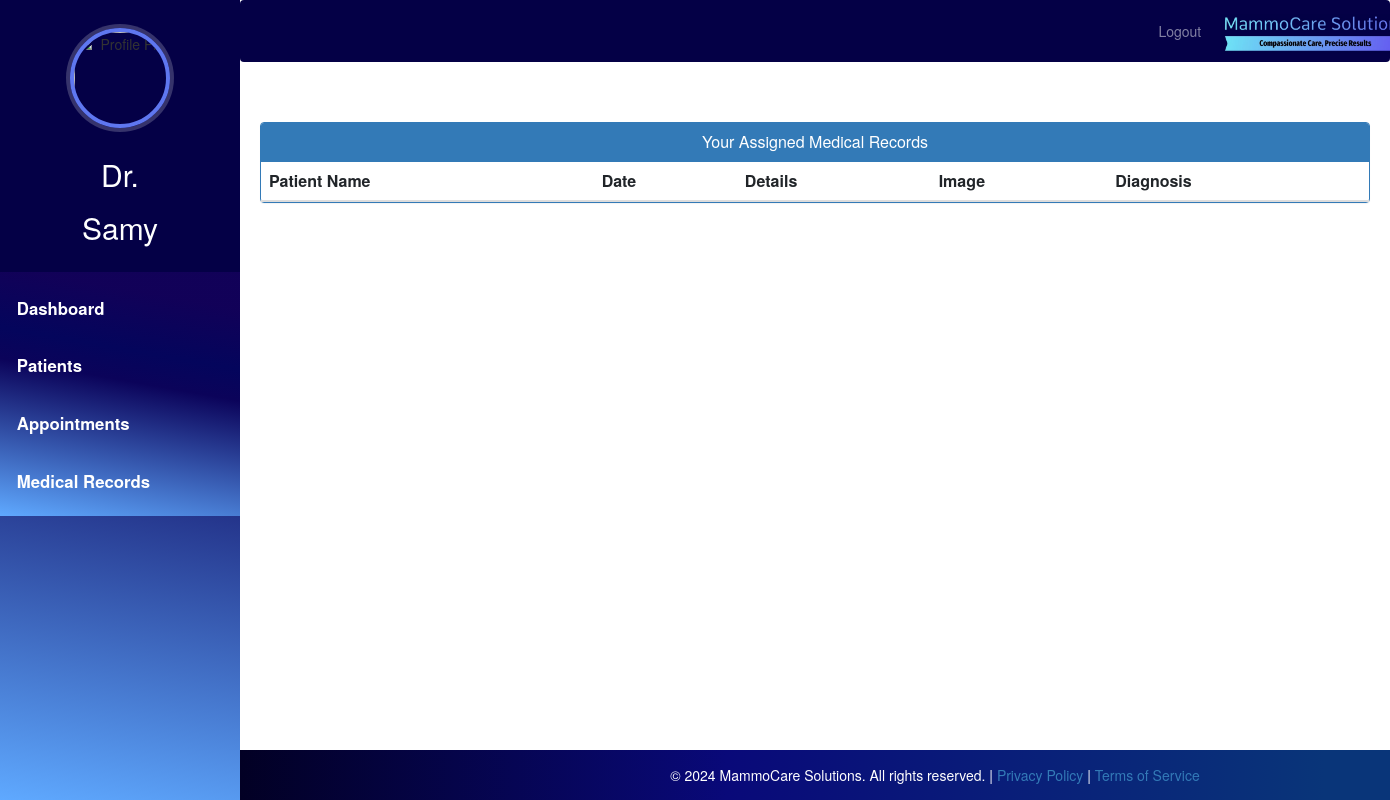
/doctor-view-records (signed in), run on an earlier commit of the app's database.
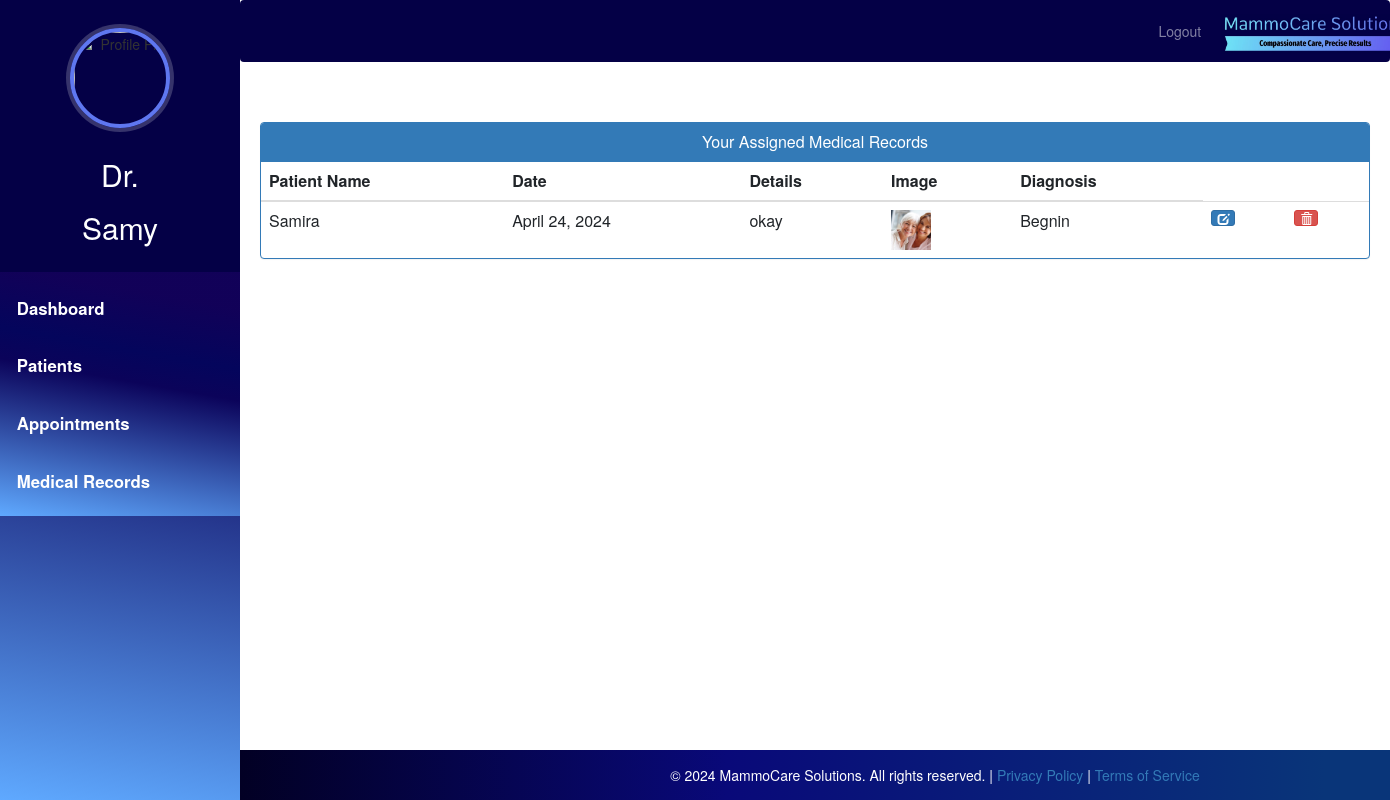
And on a later commit of the database.
### hospital/models.py (models this page shows, shortened)
class MedicalRecord(models.Model):
    patient_id = models.PositiveIntegerField(null=True, default=0)
    doctor_id = models.PositiveIntegerField(null=True, default=0)
    patientName=models.CharField(max_length=40)
    doctorName=models.CharField(max_length=40)
    date = models.DateField(auto_now_add=True)
    details = models.TextField()
    image = models.ImageField(upload_to='medical_record_images/', null=True, blank=True)
    diagnosis = models.CharField(max_length=200, null=True, blank=True)

### hospital/views.py (the view)
# urls.py: path('doctor-view-records', views.doctor_view_records_view, name='doctor-view-records'),
@login_required(login_url='doctorlogin')
@user_passes_test(is_doctor)
def doctor_view_records_view(request):
    medical_records=models.MedicalRecord.objects.filter(doctor_id=request.user.id)
    return render(request,'hospital/doctor-view-records.html', {'medical_records': medical_records})

### hospital/views.py (called while the page is built)
def is_doctor(user):
    return user.groups.filter(name='DOCTOR').exists()

### templates/hospital/doctor-view-records.html (shortened to what this page needs)
{% extends 'hospital/doctor_base.html' %}
{% block content %}
{% load static %}
<head>
  <link href="//netdna.bootstrapcdn.com/bootstrap/3.0.0/css/bootstrap.min.css" rel="stylesheet" id="bootstrap-css">
</head>
<div class="container">
  <div class="panel panel-primary">
    <div class="panel-heading">
      <h6 class="panel-title">Your Assigned Medical Records</h6>
    </div>
    <table class="table table-hover" id="dev-table">
      <thead>
        <tr>
          <th>Patient Name</th>
          <th>Date</th>
          <th>Details</th>
          <th>Image</th>
          <th>Diagnosis</th>
        </tr>
      </thead>
      {% for record in medical_records %}
      <tr>
        <td>{{record.patientName}}</td>
        <td>{{record.date}}</td>
        <td>{{record.details}}</td>
        <td>
          {% if record.image %}
              <img src="{% static record.image.url %}" alt="Tommo Image" height="40px" width="40px" />
          {% else %}
              No Image Available
          {% endif %}
        </td>
        <td>{{record.diagnosis}}</td>
        {% if record.id %}
        <td><a class="btn btn-primary btn-xs" href="{% url 'doctor-update-record' record.id  %}"><span class="glyphicon glyphicon-edit"></span></a></td>
        <td><a class="btn btn-danger btn-xs" href="{% url 'doctor-delete-record' record.id  %}"><span class="glyphicon glyphicon-trash"></span></a></td>
        {% else %}
        <td><a class="btn btn-primary btn-xs" href="{% url 'doctor-update-record' %}"><span class="glyphicon glyphicon-edit"></span></a></td>
        <td><a class="btn btn-danger btn-xs" href="{% url 'doctor-delete-record' %}"><span class="glyphicon glyphicon-trash"></span></a></td>
        {% endif %}
    </tr>
      {% endfor %}
    </table>
  </div>
</div>
<div class="footer-container">
    <footer>
      <div class="footer-content">
        <p>
          &copy; 2024 MammoCare Solutions. All rights reserved. | <a href="/privacy_policy">Privacy Policy</a> | <a href="/terms">Terms of Service</a>
        </p>
      </div>
    </footer>
  </div>
{% endblock content %}

### templates/hospital/doctor_base.html (shortened to what this page needs)
{% load static %}
<html lang="en">
<head>
  <link rel="stylesheet" href="https://stackpath.bootstrapcdn.com/bootstrap/4.3.1/css/bootstrap.min.css">
  <link rel="stylesheet" href="https://maxcdn.bootstrapcdn.com/font-awesome/4.7.0/css/font-awesome.min.css">
</head>
<body>
  <nav class="menu" tabindex="0">
    <header class="avatar">
      <div style="display: inline-block;">
        <img src="{% static doctor.profile_pic.url %}" alt="Profile Pic" />
        <br><br>
        <h6 style="color: white; font-size: 30px;">Dr.</h6>
      </div>
      <h2>{{ request.user.first_name }}</h2>
    </header>
    <ul>
      <li tabindex="0" class="icon-dashboard"><a href="/doctor-dashboard">Dashboard</a></li>
      <li tabindex="0" class="icon-users"><a href="/doctor-patient">Patients</a></li>
      <li tabindex="0" class="icon-calendar"><a href="/doctor-appointment">Appointments</a></li>
      <li tabindex="0" class="icon-calendar"><a href="/doctor-medical-records">Medical Records</a></li>
    </ul>
  </nav>
  <main>
    <div class="bs-example">
      <nav class="navbar navbar-expand-md navbar-dark fixed-top" style="background:#040046;">
        <div class="navbar-nav" style=" margin-left: 80%;">
          <a href="/index" class="nav-item nav-link">Logout</a>
        </div>
        <a href="/admin-dashboard" class="navbar-brand">
          <img src="{% static 'images/mammocare-logo.jpeg' %}" alt="Logo" height="40" style="margin-top: -7px;">
        </a>
      </nav>
    </div>
    <br><br>
    {% block content %}
    {% endblock content %}
    <br><br><br><br><br><br><br>
    <footer>
      <br>
      <div class="container">
      </div>
    </footer>
  </main>
</body>
</html>

### templates/hospital/doctor_base.html (style rules this page uses)
body { padding-left: 240px; margin-top: 50px; }
.menu { background: rgb(2,0,36); background: linear-gradient(10deg, rgba(2,0,36,1) 0%, rgba(95,169,255,1) 0%, rgba(11,3,90,1) 55%, rgba(4,5,92,1) 66%, rgba(18,1,88,0.9568160027682948) 87%); height: 100vh; width: 240px; position: fixed; top: 0px; left: 0; z-index: 5; outline: none; transition: left 0.3s; }
.menu .avatar { background: #040046; padding: 2em 0.5em; text-align: center; }
.menu .avatar img { width: 100px; height: 100px; border-radius: 50%; overflow: hidden; border: 4px solid #5f77f0; box-shadow: 0 0 0 4px rgba(255, 255, 255, 0.2); }
.menu .avatar h2 { font-weight: normal; margin-bottom: 0; color: #fff; margin-top: 10px; }
.menu ul { list-style: none; padding: 0.5em 0; margin: 0; background: rgb(2,0,36); background: linear-gradient(10deg, rgba(2,0,36,1) 0%, rgba(95,169,255,1) 0%, rgba(11,3,90,1) 55%, rgba(4,5,92,1) 66%, rgba(18,1,88,0.9568160027682948) 87%); }
.menu ul li { padding: 1em; font-size: 1.2em; font-weight: bold; transition: background-color 0.3s ease; }
.menu ul li a { color: #fff; text-decoration: none; }
footer { padding: 0px 0px 0px 0px; background: rgb(2, 0, 36); background: linear-gradient(90deg, rgba(2, 0, 36, 1) 0%, rgba(9, 9, 121, 1) 35%, rgba(9, 53, 121, 1) 78%); margin: 0px; position: absolute; bottom: 0; width: 100%; height: 50px; text-align: center; }

### templates/hospital/doctor-view-records.html (style rules this page uses)
footer { padding: 0px 0px; background: rgb(2, 0, 36); background: linear-gradient(90deg, rgba(2, 0, 36, 1) 0%, rgba(9, 9, 121, 1) 35%, rgba(9, 53, 121, 1) 78%); position: fixed; margin: 0px; width: 100%; height: 50px; color: white; z-index: 0; }
footer p { margin: 5px 0; font-size: 14px; }
a:link { text-decoration: none; }
h6 { text-align: center; }
.footer-container { position: fixed; width: 100%; z-index: 1001; }
.footer-content { padding: 10px 0; bottom: 0px; }

What changed in the data, as far as the page shows it:
added MedicalRecord: patientName "Samira", date "April 24, 2024", details "okay", image (picture), diagnosis "Begnin"
